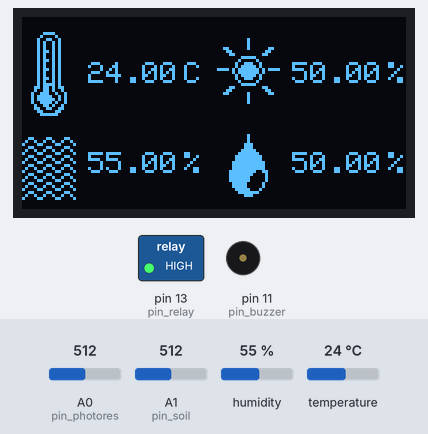
Recording of a sketch running on a simulated Arduino Uno, built with avr-gcc and run on an emulated ATmega328P. Shown: 128×64 one-colour display, switched loads named in the sketch (green lamp = pin HIGH), buzzer (waves = sounding). The test bench sets the inputs (shaded band); at power-on: A0 (pin_photores) = 512, A1 (pin_soil) = 512, humidity 55 %, temperature 24 °C. What the sketch prints to the serial monitor is not drawn.

Above: at 10.1 s.
Timing chart, 0 to 11.6 s (numbered marks = the images above):
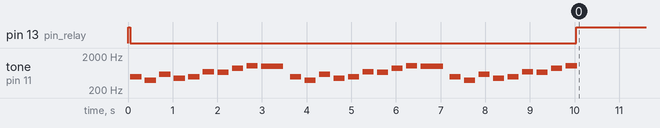

Measured:
- by itself, pin 13 (pin_relay): HIGH → LOW at 0.05 s, → HIGH 10.0 s later

The sketch:

plant_monitor.ino
```cpp
// DHT11 humidity and temperature sensor, SE012 photoresistor, FC-28 soil moisture sensor
// 128x64 OLED, 1 channel relay module (5V), 5050 plant grow led strip lights (12V), piezo buzzer


#include <SPI.h>
#include <Wire.h>
#include <Adafruit_GFX.h>
#include <Adafruit_SSD1306.h>
#include <avr/pgmspace.h>

#include "DHT.h"

#include <ezBuzzer.h>

// dht
#define DHT_PIN 2
#define DHT_TYPE DHT11

// oled
#define RESET_BUTTON 2
#define OLED_RESET 4
#define SCREEN_WIDTH 128  // in pixels
#define SCREEN_HEIGHT 64


DHT dht(DHT_PIN, DHT_TYPE);

Adafruit_SSD1306 display(SCREEN_WIDTH, SCREEN_HEIGHT, &Wire, OLED_RESET);


int pin_relay = 13;
const int relay_on = 0;
const int relay_off = 1;

unsigned long last_time = 0;
int sample_count = 0;
int sample_max_quantity = 5;  // how many measurements are required to calculate a mean
int sample_wait = 2000;  // time to wait for the next measurement
// those values allow the data to be measured and sent in 10 seconds intervals

float val_temp_c;  // temperature in Celsius, 0 C - 50 C, +/- 2 C accuracy
float sum_temp_c;

float val_air;  // relative humidity, range 20 % - 80 %
float sum_air;

int pin_photores = A0;  // photoresistor
float val_photores;
float sum_photores;
int limit_photores = 40;  // below this value turn on the led lights

int pin_soil = A1;  // soil moisture sensor
float val_soil;
float sum_soil;
int limit_soil = 45;  // below this value alert about low moisture with the buzzer

float mean_temp_c;
float mean_air;
float mean_photores;
float mean_soil;


int pin_buzzer = 11;
ezBuzzer buzzer(pin_buzzer);

// frequency of the melody: 494, 392, 587, 440, 494, 698, 659, 880, 1047, 988
int melody[] = {NOTE_B4, NOTE_G4, NOTE_D5, NOTE_A4, NOTE_B4, NOTE_F5, NOTE_E5, NOTE_A5, NOTE_C6, NOTE_B5};
int note_duration[] = {4, 4, 4, 4, 4, 4, 4, 4, 4, 2};  // 2 = half note, 4 = quarter note
int note_length;


// coordinates for oled_display function
// [] = {value_x, value_y, unit_x, unit_y}
int oled_temp_c[] = {22, 15, 54, 15};
int oled_air[] = {22, 45, 54, 45};
int oled_photores[] = {90, 15, 122, 15};
int oled_soil[] = {90, 45, 122, 45};


static const unsigned char PROGMEM temp[] = {0x0f,0x00,0x10,0x80,0x26,0x40,0x29,0x40,0x29,0x40,0x29,0x40,
0x2d,0x40,0x29,0x40,0x29,0x40,0x2d,0x40,0x29,0x40,0x29,0x40,0x2d,0x40,0x29,0x40,0x29,0x40,0x2d,0x40,0x29,
0x40,0x2f,0x40,0x6d,0x60,0x4d,0x20,0x9c,0x90,0xbe,0x50,0xbf,0x50,0x9e,0x90,0x4d,0x20,0x66,0x60,0x30,0xc0,
0x1f,0x80};
// 12 x 28

static const unsigned char PROGMEM air[] = {0x30,0xc3,0x00,0x49,0x24,0x80,0x86,0x18,0x40,0x30,0xc3,0x00,
0x49,0x24,0x80,0x86,0x18,0x40,0x30,0xc3,0x00,0x49,0x24,0x80,0x86,0x18,0x40,0x30,0xc3,0x00,0x49,0x24,0x80,
0x86,0x18,0x40,0x30,0xc3,0x00,0x49,0x24,0x80,0x86,0x18,0x40,0x30,0xc3,0x00,0x49,0x24,0x80,0x86,0x18,0x40,
0x30,0xc3,0x00,0x49,0x24,0x80,0x86,0x18,0x40};
//18x21

static const unsigned char PROGMEM sun[] = {0x00,0x20,0x00,0x00,0x20,0x00,0x00,0x20,0x00,0x30,0x20,0x60,
0x18,0x00,0xc0,0x0c,0x01,0x80,0x00,0xf8,0x00,0x01,0x04,0x00,0x02,0x72,0x00,0x02,0xfa,0x00,0xf5,0xfd,0x78,
0x05,0xfd,0x00,0x02,0xfa,0x00,0x02,0x72,0x00,0x01,0x04,0x00,0x00,0xf8,0x00,0x0c,0x01,0x80,0x18,0x00,0xc0,
0x30,0x20,0x60,0x00,0x20,0x00,0x00,0x20,0x00,0x00,0x20,0x00};
// 21x22

static const unsigned char PROGMEM moon[] = {0x01,0xf0,0x00,0x07,0xe0,0x00,0x0e,0xc0,0x00,0x19,0x80,0x00,
0x33,0x00,0x00,0x37,0x00,0x00,0x66,0x00,0x00,0x66,0x00,0x00,0xc6,0x00,0x00,0xc6,0x00,0x00,0xc3,0x00,0x00,
0xc3,0x00,0x00,0x61,0x80,0x00,0x61,0x80,0x00,0x70,0xc0,0x00,0x30,0x70,0x00,0x18,0x1f,0xe0,0x0c,0x01,0xc0,
0x07,0x03,0x80,0x03,0xff,0x00,0x00,0xfc,0x00};
// 19x21

static const unsigned char PROGMEM water[] = {0x02,0x00,0x02,0x00,0x02,0x00,0x07,0x00,0x07,0x00,0x0f,0x80,
0x1f,0xc0,0x3f,0xe0,0x3f,0xe0,0x7f,0xf0,0x7f,0xf0,0x7f,0xf0,0xff,0x98,0xff,0x08,0xfe,0x08,0xfe,0x08,0x7c,
0x10,0x7c,0x10,0x3e,0x20,0x1f,0xc0,0x07,0x00};
// 13x21


bool dht11_error(float val_sensor1, float val_sensor2) {
  if (isnan(val_sensor1) or isnan(val_sensor2)) {
    Serial.println(F("Connection error DHT11"));

    display.clearDisplay();
    display.drawRoundRect(10, 10, 118, 54, 10, WHITE);

    display.setTextSize(1);
    display.setTextColor(WHITE);
    display.setCursor(22, 25);
    display.print(F("Connection error"));
    display.setCursor(53, 40);
    display.print(F("DHT11"));
    display.display();
    return true;
    }
  else {
    return false;
  }
}


void oled_display(float val_sensor, int arr[]) {
  display.setCursor(arr[0], arr[1]);
  display.print(val_sensor);
  display.setCursor(arr[2], arr[3]);

  if (val_sensor == mean_temp_c) {
    display.print(String("C"));
  }
  else {
    display.print(String("%"));
  }
}


void buzzer_alert() {
  buzzer.loop();

  if (buzzer.getState() == BUZZER_IDLE) {
    buzzer.playMelody(melody, note_duration, note_length);
  }
}


void setup() {
  digitalWrite(pin_relay, relay_off);  // initialise the relay to off
  pinMode(pin_relay, OUTPUT);

  pinMode(RESET_BUTTON, INPUT_PULLUP);
  display.begin(SSD1306_SWITCHCAPVCC, 0x3C);

  dht.begin();

  note_length = sizeof(note_duration) / sizeof(int);

  Serial.begin(9600);
}


void loop() {
  unsigned long current_time = millis();

  // MEASUREMENTS
  val_temp_c = dht.readTemperature();
  val_air = dht.readHumidity();

  if (dht11_error(val_temp_c, val_air) == true) {
    return;
  }

  val_photores = map(analogRead(pin_photores), 0, 1023, 100, 0);
  val_soil = map(analogRead(pin_soil), 0, 1023, 100, 0);

  // CALCULATING THE MEAN VALUES
  if (current_time - last_time > sample_wait) {
    last_time = current_time;
    sample_count += 1;

    sum_temp_c += val_temp_c;
    sum_air += val_air;
    sum_photores += val_photores;
    sum_soil += val_soil;

    if (sample_count == sample_max_quantity) {
      mean_temp_c = sum_temp_c / sample_count;
      mean_air = sum_air / sample_count;
      mean_photores = sum_photores / sample_count;
      mean_soil = sum_soil / sample_count;

    // SERIAL -> PYTHON
      if (mean_temp_c == 0 or mean_air == 0 or mean_photores == 0 or mean_soil == 0) {
        return;
      }
      else {
        Serial.print(mean_temp_c);
        Serial.print(F(" "));
        Serial.print(mean_air);
        Serial.print(F(" "));
        Serial.print(mean_photores);
        Serial.print(F(" "));
        Serial.print(mean_soil);

        sample_count = sum_temp_c = sum_air = sum_photores = sum_soil = 0;
      }

        // OLED
        display.clearDisplay();

        display.drawBitmap(3, 5, temp, 12, 28, 1);
        display.drawBitmap(0, 40, air, 18, 21, 1);
        display.drawBitmap(69, 39, water, 13, 21, 1);

        if (mean_photores < limit_photores) {
          display.drawBitmap(67, 7, moon, 19, 21, 1);
        }
        else {
          display.drawBitmap(65, 7, sun, 21, 22, 1);
        }

        display.setTextSize(1);
        display.setTextColor(WHITE);

        oled_display(mean_temp_c, oled_temp_c);
        oled_display(mean_air, oled_air);
        oled_display(mean_photores, oled_photores);
        oled_display(mean_soil, oled_soil);

        display.display();
    }
  }

 // LIGHT ON/OFF
 if (mean_photores < limit_photores) {  // too dark, turn on the lights
    digitalWrite(pin_relay, relay_on);
  }
  else {
    digitalWrite(pin_relay, relay_off);
  }

  // BUZZER ON/OFF
  if (mean_soil < limit_soil) {  // too dry, start the alert
    buzzer_alert();
  }

}
```
